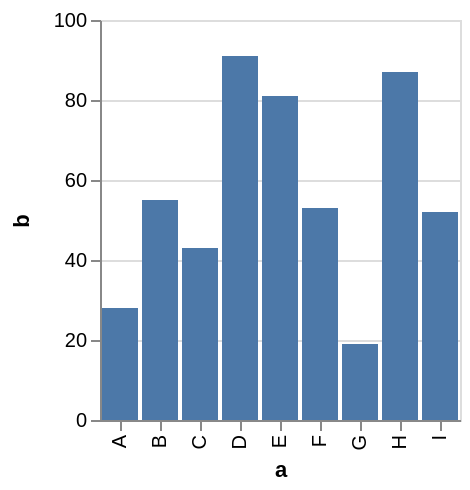

Source (Vega-Lite JSON):
### Vega specification from a JSON file in a GitHub repository (floating-point values rounded to 4 significant figures)
{"$schema": "https://vega.github.io/schema/vega/v4.json", "description": "A simple bar chart with embedded data with tooltip.", "autosize": "pad", "padding": 5, "height": 200, "style": "cell", "data": [{"name": "source_0", "values": [{"a": "A", "b": 28}, {"a": "B", "b": 55}, {"a": "C", "b": 43}, {"a": "D", "b": 91}, {"a": "E", "b": 81}, {"a": "F", "b": 53}, {"a": "G", "b": 19}, {"a": "H", "b": 87}, {"a": "I", "b": 52}]}], "signals": [{"name": "x_step", "value": 20}, {"name": "width", "update": "bandspace(domain('x').length, 0.1, 0.05) * x_step"}], "marks": [{"name": "marks", "type": "rect", "style": ["bar"], "from": {"data": "source_0"}, "encode": {"update": {"fill": [{"test": "datum[\"b\"] === null || isNaN(datum[\"b\"])", "value": null}, {"value": "#4c78a8"}], "tooltip": {"signal": "format(datum[\"b\"], \"\")"}, "x": {"scale": "x", "field": "a"}, "width": {"scale": "x", "band": true}, "y": {"scale": "y", "field": "b"}, "y2": {"scale": "y", "value": 0}}}}], "scales": [{"name": "x", "type": "band", "domain": {"data": "source_0", "field": "a", "sort": true}, "range": {"step": {"signal": "x_step"}}, "paddingInner": 0.1, "paddingOuter": 0.05}, {"name": "y", "type": "linear", "domain": {"data": "source_0", "field": "b"}, "range": [{"signal": "height"}, 0], "nice": true, "zero": true}], "axes": [{"scale": "x", "orient": "bottom", "grid": false, "title": "a", "labelAlign": "right", "labelAngle": 270, "labelBaseline": "middle", "labelOverlap": true, "zindex": 1}, {"scale": "y", "orient": "left", "grid": false, "title": "b", "labelOverlap": true, "tickCount": {"signal": "ceil(height/40)"}, "zindex": 1}, {"scale": "y", "orient": "left", "gridScale": "x", "grid": true, "tickCount": {"signal": "ceil(height/40)"}, "domain": false, "labels": false, "maxExtent": 0, "minExtent": 0, "ticks": false, "zindex": 0}], "config": {"axisY": {"minExtent": 30}}}
